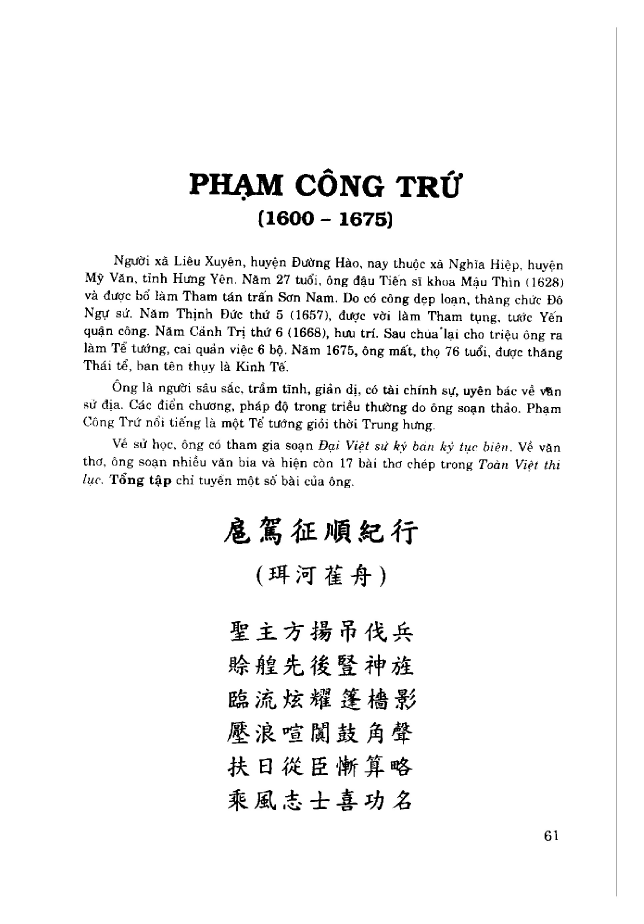
#> input picture label/image_label/TongHopVanHocVietNam06_page001.png, 1932 x 2771 px (shown at 1/3 size); its folder holds 4 pictures in this run
$ python thunhoanh.py
#> lines starting #> are read from the running program, lines starting #| are printed output that depends on the picture
import os
from PIL import Image

def resize_image(image_path, max_size=1000, output_file=None):
#> called with max_size = 1000
    with Image.open(image_path) as img:
#> img is the input picture: PIL image 1932x2771 RGB; min 0, max 255, mean 243.7
        width, height = img.size
#> width = 1932; height = 2771
        total_size = width + height
#> total_size = 4703

        if total_size > max_size:
            scale_factor = max_size / total_size
#> scale_factor = 0.213
            new_width = int(width * scale_factor)
#> new_width = 410
            new_height = int(height * scale_factor)
#> new_height = 589
            img = img.resize((new_width, new_height), Image.LANCZOS)
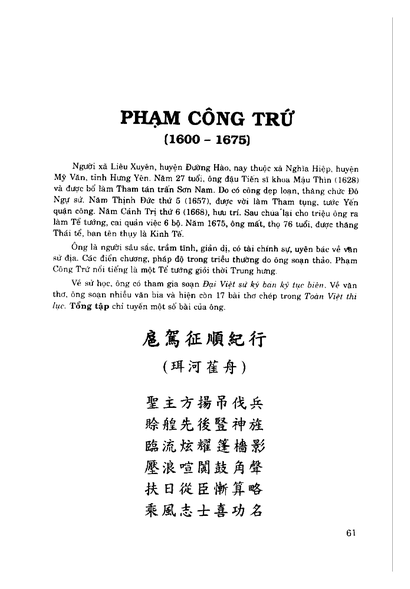
#> img: PIL image 410x589 RGB; min 0, max 255, mean 243.2
            img.save(image_path)
            print(f"Resized image '{image_path}' to {new_width}x{new_height}")
#| Resized image 'image_label/TongHopVanHocVietNam06_page001.png' to 410x589

            if output_file:
                output_file.write(f"{os.path.basename(image_path)}\n")
        else:
            print(f"Image '{image_path}' does not need resizing.")

def process_images_in_directory(directory_path, output_txt_path):
    with open(output_txt_path, 'w') as output_file:
        for filename in os.listdir(directory_path):
            if filename.lower().endswith(('png', 'jpg', 'jpeg', 'bmp', 'gif')):
                image_path = os.path.join(directory_path, filename)
                resize_image(image_path, output_file=output_file)
#> pass 2 of the loop in process_images_in_directory, `for filename in os.listdir(directory_path):`:
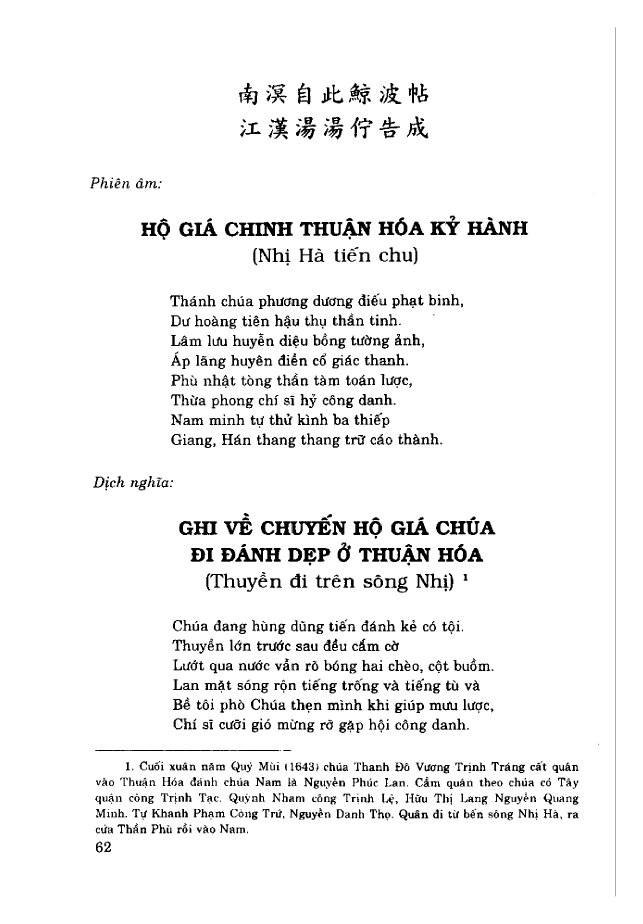
#> input picture label/image_label/TongHopVanHocVietNam06_page002.png, 1928 x 2771 px (shown at 1/3 size)
#> in resize_image, img is the input picture: PIL image 1928x2771 RGB; min 0, max 255, mean 242.4
#> in resize_image (call 2), `img = img.resize((new_width, new_height), Image.LANCZOS)`:
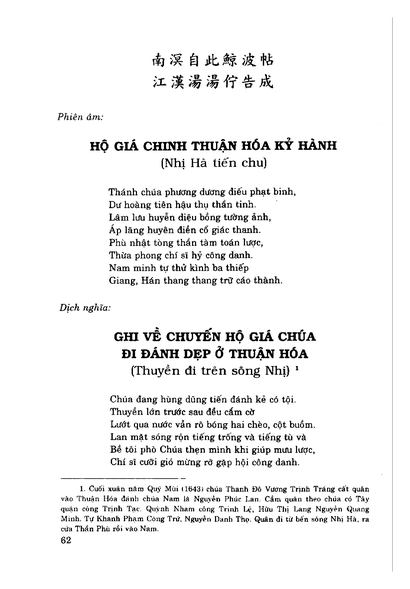
#> img: PIL image 410x589 RGB; min 0, max 255, mean 241.8
#| Resized image 'image_label/TongHopVanHocVietNam06_page002.png' to 410x589
#> pass 3 of the loop in process_images_in_directory, `for filename in os.listdir(directory_path):`:
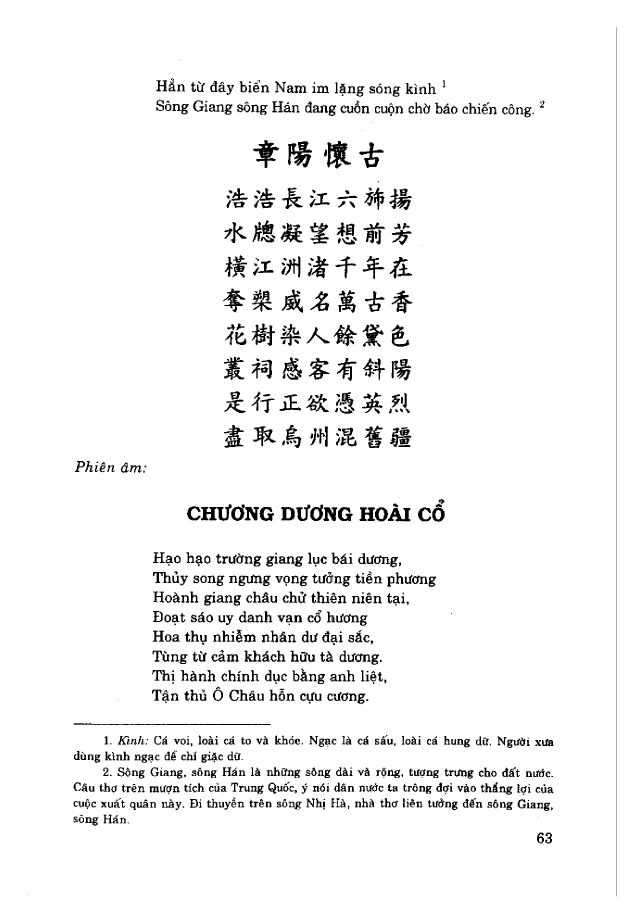
#> input picture label/image_label/TongHopVanHocVietNam06_page003.png, 1932 x 2771 px (shown at 1/3 size)
#> in resize_image, img is the input picture: PIL image 1932x2771 RGB; min 0, max 255, mean 243.3
#> in resize_image (call 3), `img = img.resize((new_width, new_height), Image.LANCZOS)`:
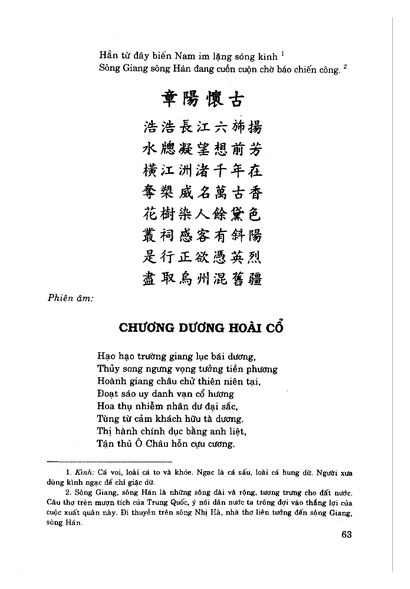
#> img: PIL image 410x589 RGB; min 0, max 255, mean 242.8
#| Resized image 'image_label/TongHopVanHocVietNam06_page003.png' to 410x589
#> the loop made 4 passes; the first 3 are shown

# Thay đường dẫn bằng thư mục chứa hình ảnh và file txt của bạn
directory_path = 'image_label'
output_txt_path = 'resized_images.txt'

process_images_in_directory(directory_path, output_txt_path)
